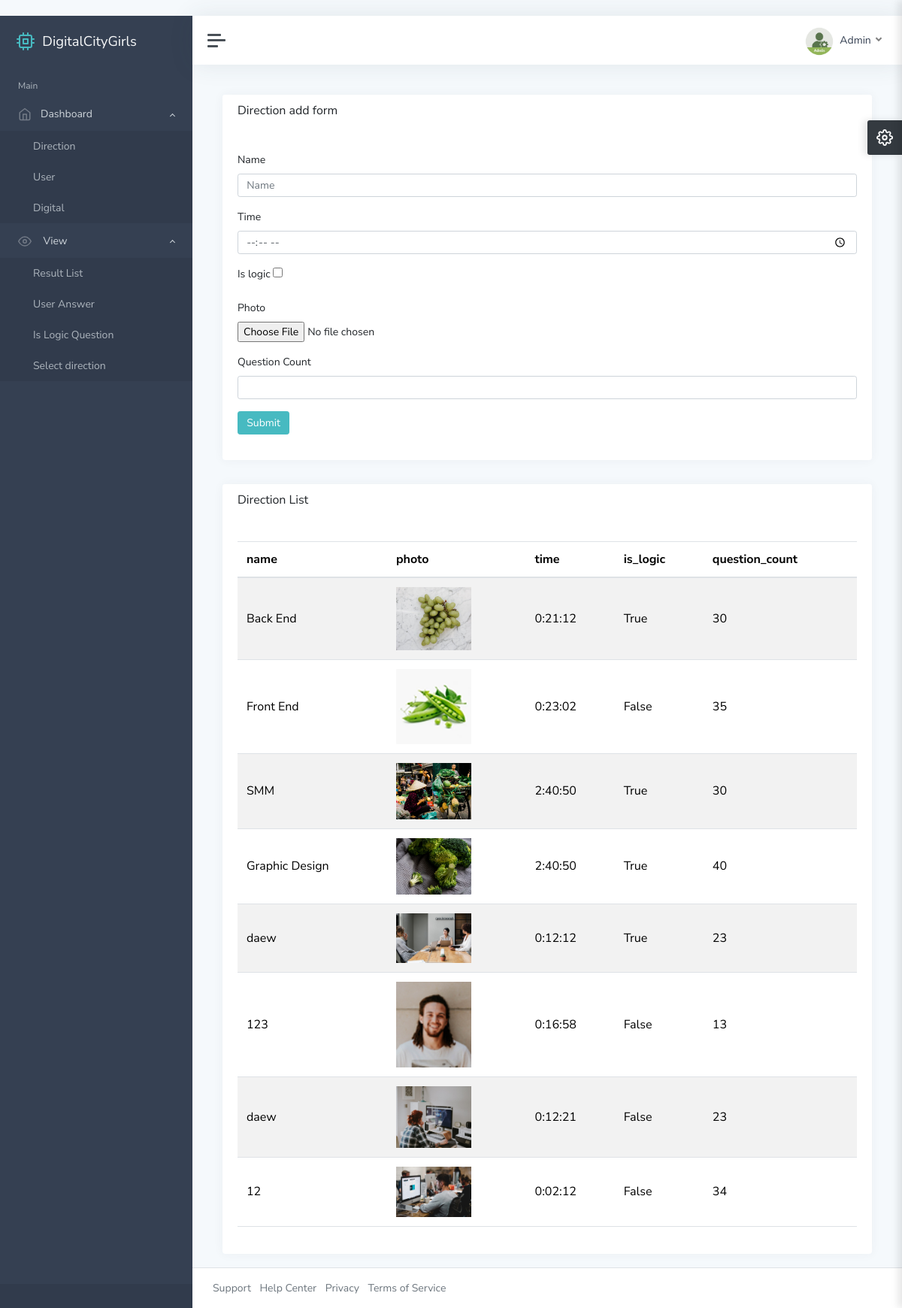
Page /ad/direction/ (signed in) on the earlier database version.
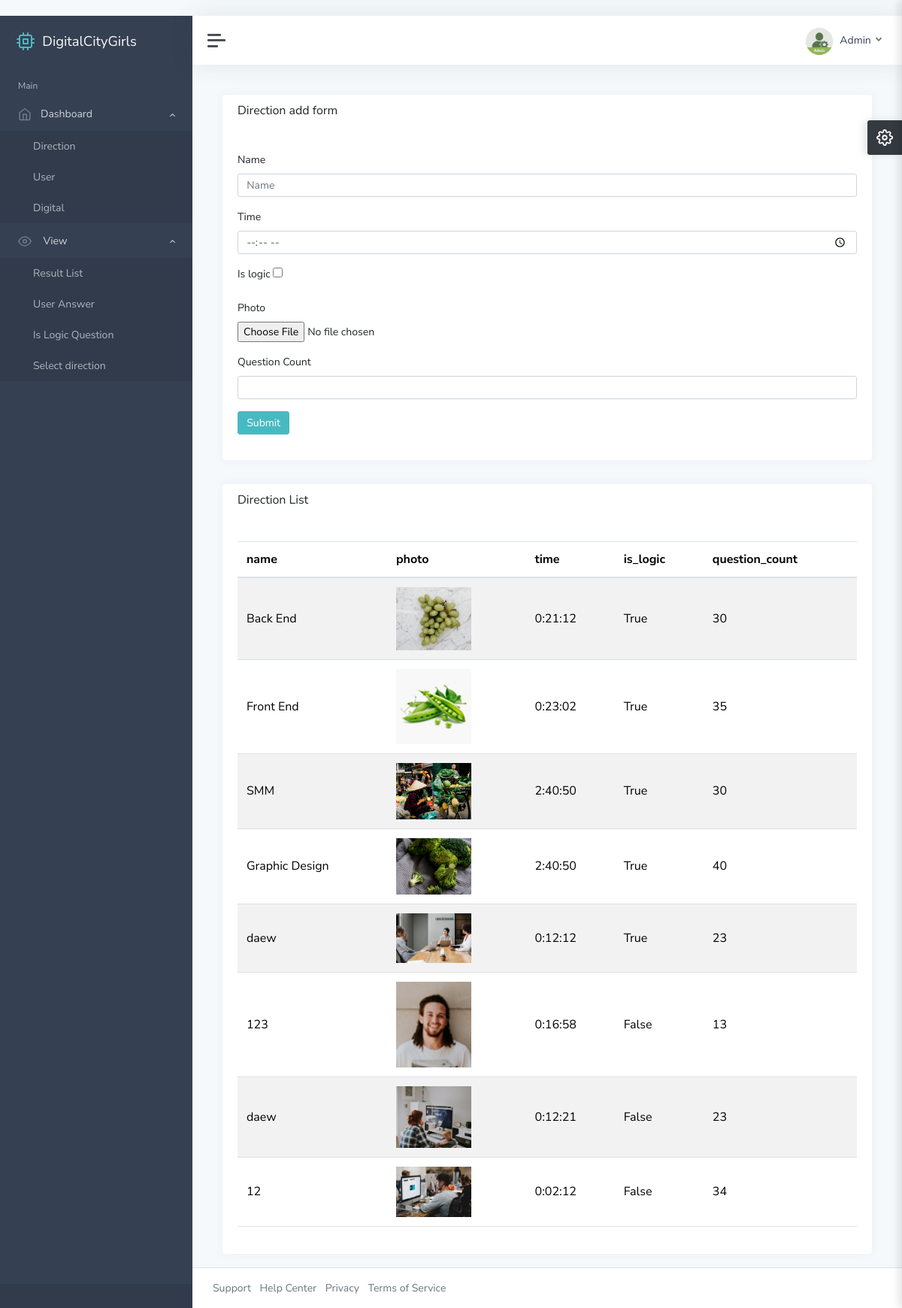
Same page on the later database version.
### main/models.py (models this page shows, shortened)
class Direction(models.Model):
    photo = models.ImageField()
    name = models.CharField(max_length=255)
    time = models.DurationField(default=0)
    question_count = models.PositiveIntegerField()
    is_logic = models.BooleanField(default=False)

### adminstrator/views.py (the view)
# urls.py: path('direction/', direction_view, name="direction"),
@login_required
def direction_view(request):
    context = {
        "direction": Direction.objects.all(),
    }
    return render(request, 'direction.html', context)

### template/direction.html (shortened to what this page needs)
﻿{% extends 'base.html' %}
{% load static %}
{% block content %}
			<main class="content">
				<div class="container-fluid p-0">
					<div class="row">
						<div class="col-12 col-xl-12">
							<div class="card">
								<div class="card-header">
									<h5 class="card-title">Direction add form </h5>
								</div>
								<div class="card-body">
									<form action="{% url 'create-direction' %}"  method="post" enctype="multipart/form-data">
										<div class="form-group">
											<label class="form-label">Name</label>
											<input type="text" name="name" class="form-control" placeholder="Name">
										</div>
										<div class="form-group">
											<label class="form-label">Time</label>
											<input type="time" name="time" class="form-control" placeholder="Time">
										</div>
										<div class="form-group">
											<label class="form-label">Is logic</label>
											<input type="checkbox" name="is_logic" ></input>
										</div>
										<div class="form-group">
											<label class="form-label">Photo</label>
											<input type="file" name="photo" class="form-control-file">
										</div>
										<div class="form-group">
											<label class="form-label">Question Count</label>
											<input type="number" name="question_count" class="form-control">
										</div>
										<button type="submit" class="btn btn-primary">Submit</button>
									</form>
								</div>
							</div>
						</div>
					</div>
					<div class="row">
						<div class="col-12 col-xl-12">
							<div class="card">
								<div class="card-header">
									<h5 class="card-title">Direction List</h5>
								</div>
								<div class="card-body">
									<table id="datatables-basic" class="table table-striped" style="width:100%">
										<thead>
											<tr>
												<th>name</th>
												<th>photo</th>
												<th>time</th>
												<th>is_logic</th>
												<th>question_count</th>
											</tr>
										</thead>
										<tbody>
										{% for i in direction %}
											<tr>
												<td>{{ i.name }}</td>
												<td><img width="100px" src="{{ i.photo.url }}" alt=""></td>
												<td>{{ i.time }}</td>
												<td>{{ i.is_logic }}</td>
												<td>{{ i.question_count }}</td>
											</tr>
										{% endfor %}
										</tbody>
									</table>
								</div>
							</div>
						</div>
					</div>
				</div>
			</main>
{% endblock content %}

Differences in the rows shown:
changed Direction "Front End": is_logic "False" → "True"
